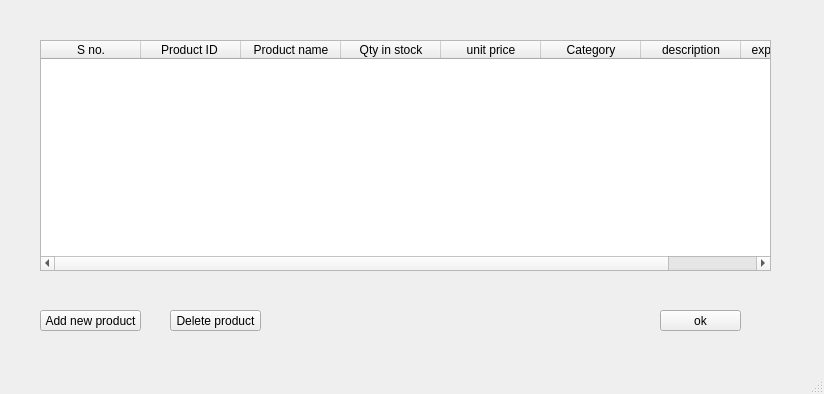
<?xml version="1.0" encoding="UTF-8"?>
<ui version="4.0">
 <class>MainWindow</class>
 <widget class="QMainWindow" name="MainWindow">
  <property name="geometry">
   <rect>
    <x>0</x>
    <y>0</y>
    <width>824</width>
    <height>394</height>
   </rect>
  </property>
  <property name="windowTitle">
   <string>MainWindow</string>
  </property>
  <widget class="QWidget" name="centralwidget">
   <widget class="QTableWidget" name="tableWidget">
    <property name="geometry">
     <rect>
      <x>40</x>
      <y>40</y>
      <width>731</width>
      <height>231</height>
     </rect>
    </property>
    <column>
     <property name="text">
      <string>S no.</string>
     </property>
    </column>
    <column>
     <property name="text">
      <string>Product ID </string>
     </property>
    </column>
    <column>
     <property name="text">
      <string>Product name</string>
     </property>
    </column>
    <column>
     <property name="text">
      <string>Qty in stock</string>
     </property>
    </column>
    <column>
     <property name="text">
      <string>unit price</string>
     </property>
    </column>
    <column>
     <property name="text">
      <string>Category</string>
     </property>
    </column>
    <column>
     <property name="text">
      <string>description</string>
     </property>
    </column>
    <column>
     <property name="text">
      <string>expiration date</string>
     </property>
    </column>
   </widget>
   <widget class="QPushButton" name="pushButton">
    <property name="geometry">
     <rect>
      <x>40</x>
      <y>310</y>
      <width>101</width>
      <height>21</height>
     </rect>
    </property>
    <property name="text">
     <string>Add new product</string>
    </property>
   </widget>
   <widget class="QPushButton" name="pushButton_2">
    <property name="geometry">
     <rect>
      <x>170</x>
      <y>310</y>
      <width>91</width>
      <height>21</height>
     </rect>
    </property>
    <property name="text">
     <string>Delete product</string>
    </property>
   </widget>
   <widget class="QPushButton" name="pushButton_3">
    <property name="geometry">
     <rect>
      <x>660</x>
      <y>310</y>
      <width>81</width>
      <height>21</height>
     </rect>
    </property>
    <property name="text">
     <string>ok</string>
    </property>
   </widget>
  </widget>
  <widget class="QMenuBar" name="menubar">
   <property name="geometry">
    <rect>
     <x>0</x>
     <y>0</y>
     <width>824</width>
     <height>18</height>
    </rect>
   </property>
  </widget>
  <widget class="QStatusBar" name="statusbar"/>
 </widget>
 <resources/>
 <connections/>
</ui>
